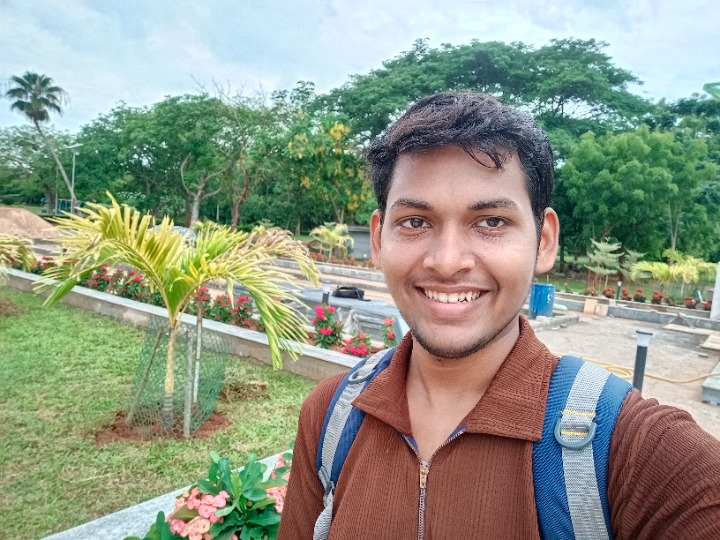
#> input picture open-cv_hands_on/lol.jpg, 720 x 540 px
$ python read_image.py
#> lines starting #> are read from the running program, lines starting #| are printed output that depends on the picture
import cv2

img1 = cv2.imread('lol.jpg')
#> img1 is the input picture: shape (540, 720, 3); mean B, G, R 135.1, 152.4, 144.2

if img1 is None:
	raise ValueError("Image not found or could not be loaded")

resizing = cv2.resize(img1, (500, 500))
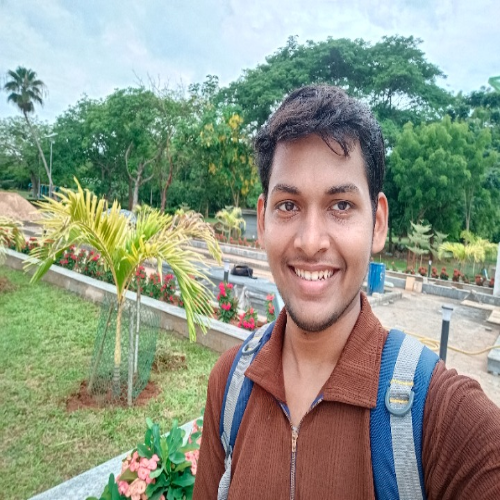
#> resizing: shape (500, 500, 3); mean B, G, R 135, 152.3, 144.1
grey = cv2.cvtColor(img1, cv2.COLOR_BGR2GRAY)
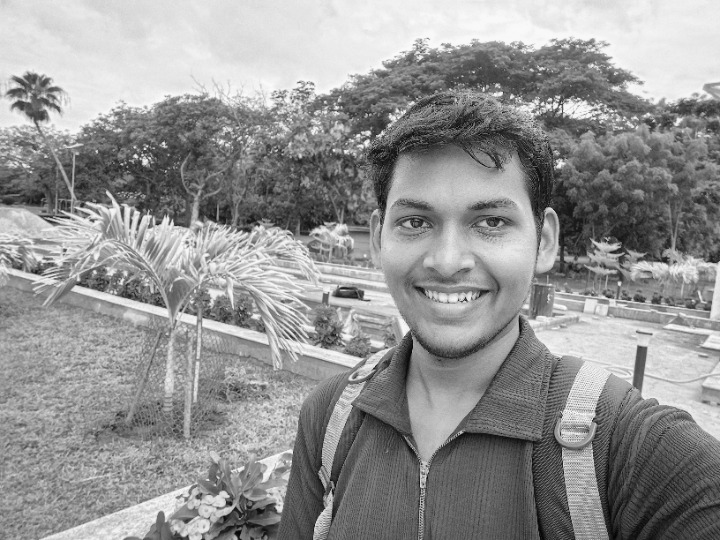
#> grey: shape (540, 720); min 2, max 253, mean 148
edges = cv2.Canny(img1, 100, 200)
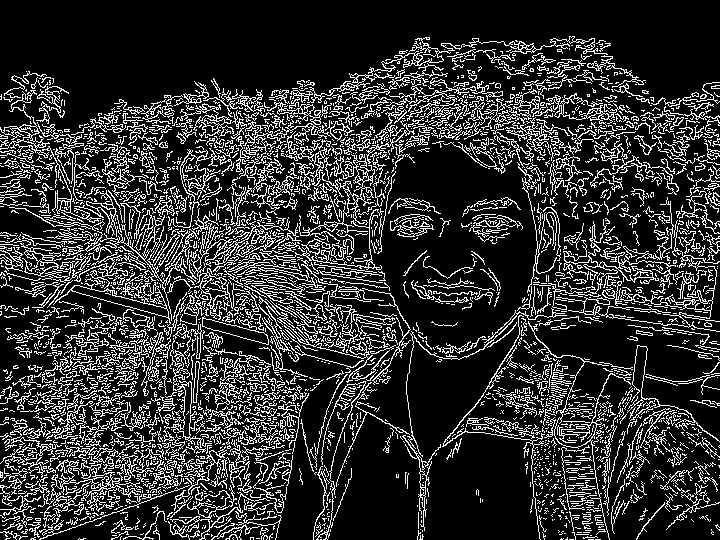
#> edges: shape (540, 720); 19.2% white in thin lines or dots
blur = cv2.GaussianBlur(img1, (5, 5), 0)

cv2.imshow('Image', resizing)
cv2.imshow('Grey Image', grey)
cv2.imshow('Edges', edges)
cv2.imshow('Blurred Image', blur)

cv2.waitKey(0)
cv2.destroyAllWindows()
